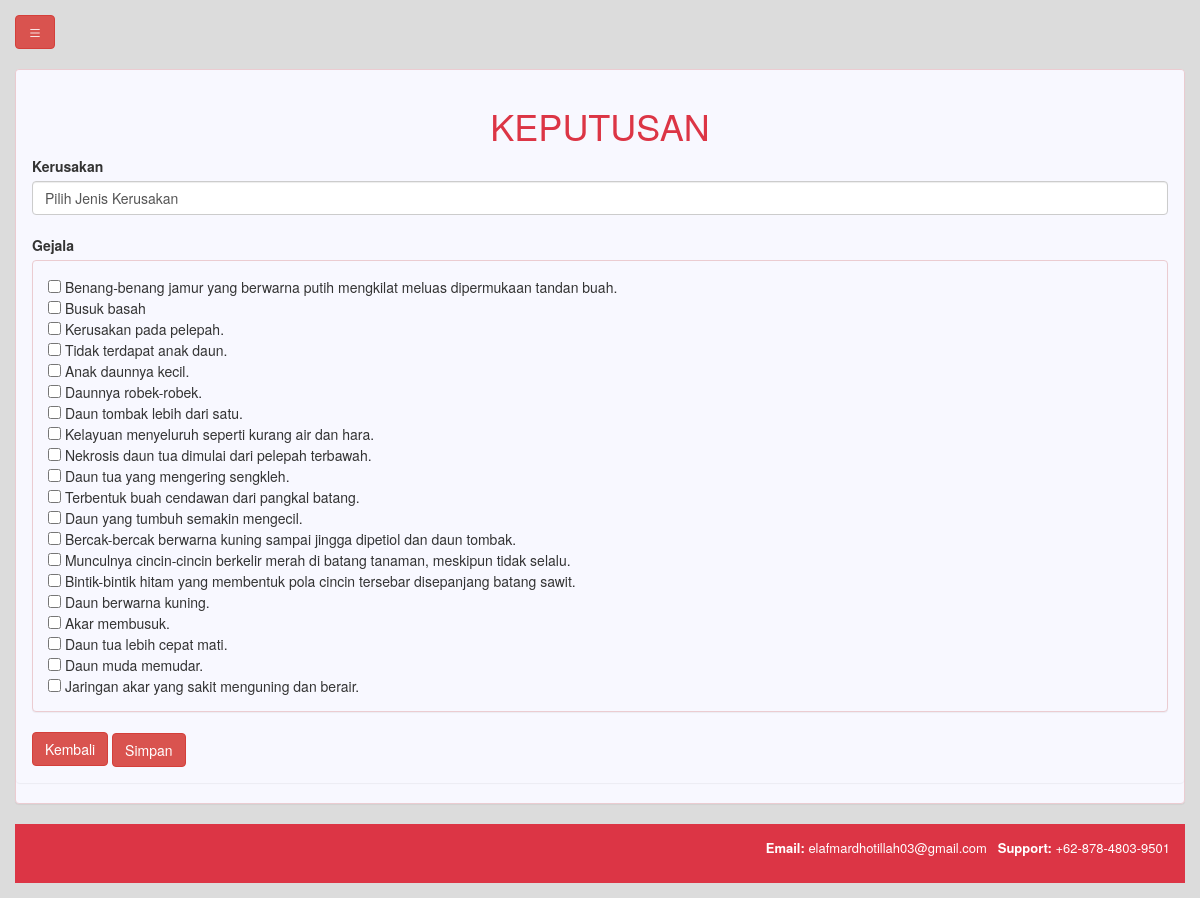
The page /abasispengetahuan.php on the database its author committed.
### tables this page shows
CREATE TABLE `gejala` (
  `idgejala` varchar(10) NOT NULL,
  `gejala` varchar(1000) NOT NULL
);

### abasispengetahuan.php (the view, shortened to what this page needs)
<?php
include "session.php";
?>
<!DOCTYPE html>
<html lang="en">
<head>
  <link rel="stylesheet" href="https://maxcdn.bootstrapcdn.com/bootstrap/3.3.7/css/bootstrap.min.css">
  <link rel="stylesheet" href="css/style.css">
</head>
<body>
    <?php include('menuadmin.php');?>
    <div class="panel panel-danger">
        <div class="panel panel-body">
    <div class="col-12 text-left">
        <h1 class="text text-center text-danger">KEPUTUSAN</h1>
        <form id="form1" name="form1" method="post">
				<label for="sel1">Kerusakan</label>
				<select required class="form-control" name="kerusakan">
				<option value ="">Pilih Jenis Kerusakan</option>
  		</select>
        <br><label for="sel2">Gejala</label><br>
    <form id="form2" name="form2" method="post" action="diagnosa.php">
    <div class="panel panel-danger">
        <div class="panel-body">
 			<?php
 			$tampil="select * from gejala";
			$query= mysqli_query($konek_db,$tampil);
                while($hasil=mysqli_fetch_array($query)){
					echo "<input type='checkbox' value='".$hasil['gejala']."' name='gejala[]' /> ".$hasil['gejala']."<br>";
			}
					?>
            </div>
    </div>
    <a href="basispengetahuan.php"><button type="button" name="btn" class="btn btn-danger">Kembali</button></a>
    <button type="submit" name ="submit" class="btn btn-danger">Simpan</button>
        </form>
        </form>
    </div>
  </div>
</div>
<footer class="navbar-danger text-right">
  <p style="font-size: 13px;"><strong>Email: </strong>elafmardhotillah03@gmail.com
        &nbsp;
        <strong>Support: </strong>+62-878-4803-9501</p>
</footer>
</body>
</html>

### menuadmin.php (shortened to what this page needs)
<html lang="en">
     <head>
       <link
         rel="stylesheet"
         href="https://stackpath.bootstrapcdn.com/bootstrap/5.0.0-alpha2/css/bootstrap.min.css"/>
       <link
         rel="stylesheet"
         href="https://cdn.jsdelivr.net/npm/bootstrap-icons@1.9.1/font/bootstrap-icons.css"/>
       <link rel="stylesheet" href="https://maxcdn.bootstrapcdn.com/bootstrap/3.3.7/css/bootstrap.min.css" />
       <link rel="stylesheet" href="css/style.css">
     </head>
     <body>
        <div class="p-4" id="main-content">
         <button class="btn btn-danger" id="button-toggle">
           <i class="bi bi-list"></i>
         </button><br><br>
     </body>
   </html>

### css/style.css (style rules this page uses)
.navbar-danger { background-color: #dc3545; }
footer { background-color: #FF0000; color: white; padding: 15px; }

### menuadmin.php (style rules this page uses)
body { background-color: #DCDCDC; }
.panel { background-color: #F8F8FF; }
a { text-decoration: none; font-size: 20px; }
#main-content { transition: 0.4s; }

### rows shown on the page
gejala: gejala "Benang-benang jamur yang berwarna putih mengkilat meluas dipermukaan tandan buah."
gejala: gejala "Busuk basah"
gejala: gejala "Kerusakan pada pelepah."
gejala: gejala "Tidak terdapat anak daun."
gejala: gejala "Anak daunnya kecil."
gejala: gejala "Daunnya robek-robek."
gejala: gejala "Daun tombak lebih dari satu."
gejala: gejala "Kelayuan menyeluruh seperti kurang air dan hara."
gejala: gejala "Nekrosis daun tua dimulai dari pelepah terbawah."
gejala: gejala "Daun tua yang mengering sengkleh."
gejala: gejala "Terbentuk buah cendawan dari pangkal batang."
gejala: gejala "Daun yang tumbuh semakin mengecil."
gejala: gejala "Bercak-bercak berwarna kuning sampai jingga dipetiol dan daun tombak."
gejala: gejala "Munculnya cincin-cincin berkelir merah di batang tanaman, meskipun tidak selalu."
gejala: gejala "Bintik-bintik hitam yang membentuk pola cincin tersebar disepanjang batang sawit."
gejala: gejala "Daun berwarna kuning."
gejala: gejala "Akar membusuk."
gejala: gejala "Daun tua lebih cepat mati."
gejala: gejala "Daun muda memudar."
gejala: gejala "Jaringan akar yang sakit menguning dan berair."
